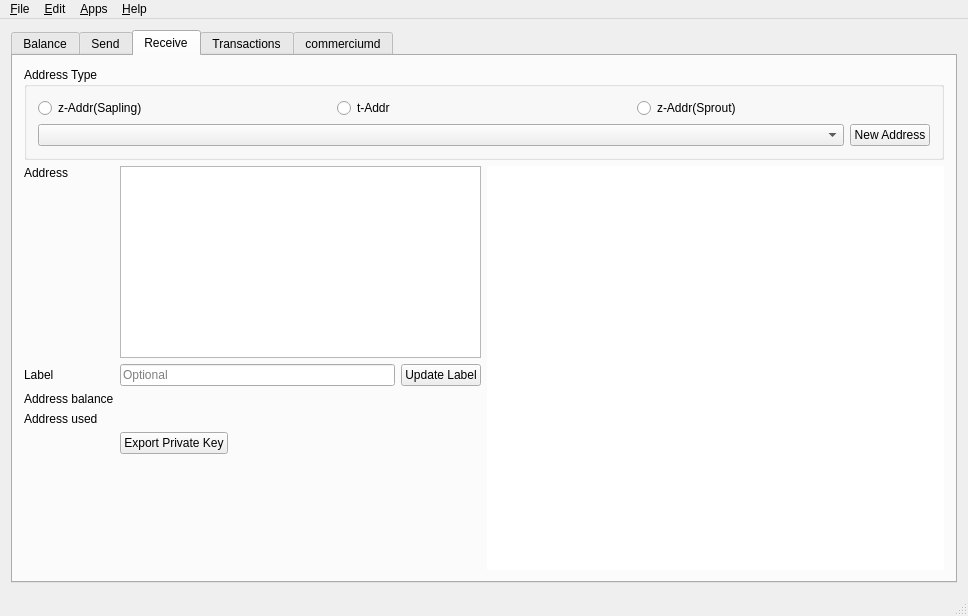
<?xml version="1.0" encoding="UTF-8"?>
<ui version="4.0">
 <class>MainWindow</class>
 <widget class="QMainWindow" name="MainWindow">
  <property name="geometry">
   <rect>
    <x>0</x>
    <y>0</y>
    <width>968</width>
    <height>616</height>
   </rect>
  </property>
  <property name="windowTitle">
   <string>cmm-qt-wallet</string>
  </property>
  <property name="windowIcon">
   <iconset resource="../application.qrc">
    <normaloff>:/icons/res/icon.ico</normaloff>:/icons/res/icon.ico</iconset>
  </property>
  <widget class="QWidget" name="centralWidget">
   <layout class="QGridLayout" name="gridLayout_3">
    <item row="0" column="0">
     <widget class="QTabWidget" name="tabWidget">
      <property name="currentIndex">
       <number>2</number>
      </property>
      <widget class="QWidget" name="tab">
       <attribute name="title">
        <string>Balance</string>
       </attribute>
       <layout class="QGridLayout" name="gridLayout_2">
        <item row="0" column="0">
         <layout class="QHBoxLayout" name="horizontalLayout_5">
          <item>
           <widget class="QGroupBox" name="groupBox">
            <property name="minimumSize">
             <size>
              <width>250</width>
              <height>0</height>
             </size>
            </property>
            <property name="title">
             <string>Summary</string>
            </property>
            <property name="flat">
             <bool>false</bool>
            </property>
            <layout class="QGridLayout" name="gridLayout">
             <item row="0" column="0">
              <layout class="QVBoxLayout" name="verticalLayout">
               <item>
                <layout class="QHBoxLayout" name="horizontalLayout">
                 <item>
                  <widget class="QLabel" name="label">
                   <property name="sizePolicy">
                    <sizepolicy hsizetype="Minimum" vsizetype="Preferred">
                     <horstretch>0</horstretch>
                     <verstretch>0</verstretch>
                    </sizepolicy>
                   </property>
                   <property name="text">
                    <string>Shielded</string>
                   </property>
                  </widget>
                 </item>
                 <item>
                  <widget class="QLabel" name="balSheilded">
                   <property name="text">
                    <string/>
                   </property>
                   <property name="alignment">
                    <set>Qt::AlignRight|Qt::AlignTrailing|Qt::AlignVCenter</set>
                   </property>
                  </widget>
                 </item>
                </layout>
               </item>
               <item>
                <layout class="QHBoxLayout" name="horizontalLayout_2">
                 <item>
                  <widget class="QLabel" name="label_2">
                   <property name="sizePolicy">
                    <sizepolicy hsizetype="Minimum" vsizetype="Preferred">
                     <horstretch>0</horstretch>
                     <verstretch>0</verstretch>
                    </sizepolicy>
                   </property>
                   <property name="text">
                    <string>Transparent</string>
                   </property>
                  </widget>
                 </item>
                 <item>
                  <widget class="QLabel" name="balTransparent">
                   <property name="text">
                    <string/>
                   </property>
                   <property name="alignment">
                    <set>Qt::AlignRight|Qt::AlignTrailing|Qt::AlignVCenter</set>
                   </property>
                  </widget>
                 </item>
                </layout>
               </item>
               <item>
                <widget class="Line" name="line">
                 <property name="orientation">
                  <enum>Qt::Horizontal</enum>
                 </property>
                </widget>
               </item>
               <item>
                <layout class="QHBoxLayout" name="horizontalLayout_3">
                 <item>
                  <widget class="QLabel" name="label_3">
                   <property name="sizePolicy">
                    <sizepolicy hsizetype="Minimum" vsizetype="Preferred">
                     <horstretch>0</horstretch>
                     <verstretch>0</verstretch>
                    </sizepolicy>
                   </property>
                   <property name="font">
                    <font>
                     <weight>75</weight>
                     <bold>true</bold>
                    </font>
                   </property>
                   <property name="text">
                    <string>Total</string>
                   </property>
                  </widget>
                 </item>
                 <item>
                  <widget class="QLabel" name="balTotal">
                   <property name="font">
                    <font>
                     <weight>75</weight>
                     <bold>true</bold>
                    </font>
                   </property>
                   <property name="text">
                    <string/>
                   </property>
                   <property name="alignment">
                    <set>Qt::AlignRight|Qt::AlignTrailing|Qt::AlignVCenter</set>
                   </property>
                  </widget>
                 </item>
                </layout>
               </item>
               <item>
                <spacer name="verticalSpacer">
                 <property name="orientation">
                  <enum>Qt::Vertical</enum>
                 </property>
                 <property name="sizeHint" stdset="0">
                  <size>
                   <width>20</width>
                   <height>40</height>
                  </size>
                 </property>
                </spacer>
               </item>
               <item>
                <widget class="QLabel" name="unconfirmedWarning">
                 <property name="sizePolicy">
                  <sizepolicy hsizetype="Minimum" vsizetype="Preferred">
                   <horstretch>0</horstretch>
                   <verstretch>0</verstretch>
                  </sizepolicy>
                 </property>
                 <property name="styleSheet">
                  <string notr="true">color: red;</string>
                 </property>
                 <property name="text">
                  <string>Some transactions are not yet confirmed</string>
                 </property>
                </widget>
               </item>
              </layout>
             </item>
            </layout>
           </widget>
          </item>
          <item>
           <widget class="QGroupBox" name="groupBox_2">
            <property name="sizePolicy">
             <sizepolicy hsizetype="Expanding" vsizetype="Preferred">
              <horstretch>0</horstretch>
              <verstretch>0</verstretch>
             </sizepolicy>
            </property>
            <property name="title">
             <string>Address Balances</string>
            </property>
            <layout class="QHBoxLayout" name="horizontalLayout_4">
             <property name="spacing">
              <number>6</number>
             </property>
             <property name="leftMargin">
              <number>0</number>
             </property>
             <property name="topMargin">
              <number>0</number>
             </property>
             <property name="rightMargin">
              <number>0</number>
             </property>
             <property name="bottomMargin">
              <number>0</number>
             </property>
             <item>
              <widget class="QTableView" name="balancesTable">
               <property name="selectionMode">
                <enum>QAbstractItemView::SingleSelection</enum>
               </property>
               <property name="selectionBehavior">
                <enum>QAbstractItemView::SelectRows</enum>
               </property>
               <property name="cornerButtonEnabled">
                <bool>false</bool>
               </property>
               <attribute name="horizontalHeaderShowSortIndicator" stdset="0">
                <bool>false</bool>
               </attribute>
               <attribute name="horizontalHeaderStretchLastSection">
                <bool>true</bool>
               </attribute>
               <attribute name="verticalHeaderVisible">
                <bool>false</bool>
               </attribute>
              </widget>
             </item>
            </layout>
           </widget>
          </item>
         </layout>
        </item>
       </layout>
      </widget>
      <widget class="QWidget" name="tab_2">
       <attribute name="title">
        <string>Send</string>
       </attribute>
       <layout class="QVBoxLayout" name="verticalLayout_4">
        <item>
         <widget class="QGroupBox" name="groupBox_4">
          <property name="autoFillBackground">
           <bool>false</bool>
          </property>
          <property name="title">
           <string>From</string>
          </property>
          <property name="flat">
           <bool>false</bool>
          </property>
          <layout class="QVBoxLayout" name="verticalLayout_6">
           <item>
            <layout class="QHBoxLayout" name="horizontalLayout_8">
             <item>
              <widget class="AddressCombo" name="inputsCombo"/>
             </item>
            </layout>
           </item>
           <item>
            <layout class="QHBoxLayout" name="horizontalLayout_15">
             <item>
              <widget class="QLabel" name="label_5">
               <property name="text">
                <string>Address Balance</string>
               </property>
              </widget>
             </item>
             <item>
              <widget class="QLineEdit" name="sendAddressBalance">
               <property name="sizePolicy">
                <sizepolicy hsizetype="Preferred" vsizetype="Fixed">
                 <horstretch>0</horstretch>
                 <verstretch>0</verstretch>
                </sizepolicy>
               </property>
               <property name="alignment">
                <set>Qt::AlignRight|Qt::AlignTrailing|Qt::AlignVCenter</set>
               </property>
               <property name="readOnly">
                <bool>true</bool>
               </property>
              </widget>
             </item>
             <item>
              <widget class="QLabel" name="sendAddressBalanceUSD">
               <property name="text">
                <string/>
               </property>
              </widget>
             </item>
             <item>
              <spacer name="horizontalSpacer_6">
               <property name="orientation">
                <enum>Qt::Horizontal</enum>
               </property>
               <property name="sizeHint" stdset="0">
                <size>
                 <width>40</width>
                 <height>20</height>
                </size>
               </property>
              </spacer>
             </item>
            </layout>
           </item>
          </layout>
         </widget>
        </item>
        <item>
         <widget class="QGroupBox" name="groupBox_3">
          <property name="title">
           <string>Send To</string>
          </property>
          <property name="flat">
           <bool>false</bool>
          </property>
          <layout class="QVBoxLayout" name="verticalLayout_3">
           <property name="leftMargin">
            <number>0</number>
           </property>
           <property name="topMargin">
            <number>0</number>
           </property>
           <property name="rightMargin">
            <number>0</number>
           </property>
           <property name="bottomMargin">
            <number>0</number>
           </property>
           <item>
            <widget class="QScrollArea" name="sendToScrollArea">
             <property name="sizeAdjustPolicy">
              <enum>QAbstractScrollArea::AdjustToContents</enum>
             </property>
             <property name="widgetResizable">
              <bool>true</bool>
             </property>
             <widget class="QWidget" name="sendToWidgets">
              <property name="geometry">
               <rect>
                <x>0</x>
                <y>0</y>
                <width>890</width>
                <height>311</height>
               </rect>
              </property>
              <layout class="QVBoxLayout" name="sendToLayout">
               <item>
                <widget class="QGroupBox" name="verticalGroupBox">
                 <property name="title">
                  <string>Recipient</string>
                 </property>
                 <layout class="QVBoxLayout" name="sendAddressLayout">
                  <item>
                   <layout class="QHBoxLayout" name="horizontalLayout_12">
                    <item>
                     <widget class="QLabel" name="label_4">
                      <property name="text">
                       <string>Address</string>
                      </property>
                     </widget>
                    </item>
                    <item>
                     <widget class="QLineEdit" name="Address1">
                      <property name="placeholderText">
                       <string>Address</string>
                      </property>
                     </widget>
                    </item>
                    <item>
                     <widget class="QPushButton" name="AddressBook1">
                      <property name="text">
                       <string>Address Book</string>
                      </property>
                     </widget>
                    </item>
                   </layout>
                  </item>
                  <item>
                   <layout class="QHBoxLayout" name="horizontalLayout_13">
                    <item>
                     <widget class="QLabel" name="label_6">
                      <property name="text">
                       <string>Amount</string>
                      </property>
                     </widget>
                    </item>
                    <item>
                     <widget class="QLineEdit" name="Amount1">
                      <property name="baseSize">
                       <size>
                        <width>200</width>
                        <height>0</height>
                       </size>
                      </property>
                      <property name="alignment">
                       <set>Qt::AlignRight|Qt::AlignTrailing|Qt::AlignVCenter</set>
                      </property>
                      <property name="placeholderText">
                       <string>Amount</string>
                      </property>
                     </widget>
                    </item>
                    <item>
                     <widget class="QLabel" name="AmtUSD1">
                      <property name="text">
                       <string/>
                      </property>
                     </widget>
                    </item>
                    <item>
                     <widget class="QCheckBox" name="Max1">
                      <property name="text">
                       <string>Max Available</string>
                      </property>
                     </widget>
                    </item>
                    <item>
                     <spacer name="horizontalSpacer_4">
                      <property name="orientation">
                       <enum>Qt::Horizontal</enum>
                      </property>
                      <property name="sizeHint" stdset="0">
                       <size>
                        <width>40</width>
                        <height>20</height>
                       </size>
                      </property>
                     </spacer>
                    </item>
                    <item>
                     <widget class="QPushButton" name="MemoBtn1">
                      <property name="enabled">
                       <bool>true</bool>
                      </property>
                      <property name="toolTip">
                       <string/>
                      </property>
                      <property name="text">
                       <string>Memo</string>
                      </property>
                     </widget>
                    </item>
                   </layout>
                  </item>
                  <item>
                   <widget class="QLabel" name="MemoTxt1">
                    <property name="font">
                     <font>
                      <pointsize>10</pointsize>
                     </font>
                    </property>
                    <property name="text">
                     <string/>
                    </property>
                    <property name="wordWrap">
                     <bool>true</bool>
                    </property>
                   </widget>
                  </item>
                 </layout>
                </widget>
               </item>
               <item>
                <layout class="QHBoxLayout" name="horizontalLayout_7">
                 <item>
                  <spacer name="horizontalSpacer_2">
                   <property name="orientation">
                    <enum>Qt::Horizontal</enum>
                   </property>
                   <property name="sizeHint" stdset="0">
                    <size>
                     <width>40</width>
                     <height>20</height>
                    </size>
                   </property>
                  </spacer>
                 </item>
                 <item>
                  <widget class="QPushButton" name="addAddressButton">
                   <property name="baseSize">
                    <size>
                     <width>200</width>
                     <height>0</height>
                    </size>
                   </property>
                   <property name="text">
                    <string>Add Recipient</string>
                   </property>
                  </widget>
                 </item>
                 <item>
                  <spacer name="horizontalSpacer_3">
                   <property name="orientation">
                    <enum>Qt::Horizontal</enum>
                   </property>
                   <property name="sizeHint" stdset="0">
                    <size>
                     <width>40</width>
                     <height>20</height>
                    </size>
                   </property>
                  </spacer>
                 </item>
                </layout>
               </item>
               <item>
                <spacer name="verticalSpacer_2">
                 <property name="orientation">
                  <enum>Qt::Vertical</enum>
                 </property>
                 <property name="sizeHint" stdset="0">
                  <size>
                   <width>20</width>
                   <height>40</height>
                  </size>
                 </property>
                </spacer>
               </item>
              </layout>
             </widget>
            </widget>
           </item>
          </layout>
         </widget>
        </item>
        <item>
         <layout class="QHBoxLayout" name="horizontalLayout_6">
          <item>
           <widget class="QLabel" name="minerFeeLabel">
            <property name="text">
             <string>Miner Fee</string>
            </property>
           </widget>
          </item>
          <item>
           <widget class="QLineEdit" name="minerFeeAmt">
            <property name="sizePolicy">
             <sizepolicy hsizetype="Preferred" vsizetype="Fixed">
              <horstretch>0</horstretch>
              <verstretch>0</verstretch>
             </sizepolicy>
            </property>
            <property name="text">
             <string>0</string>
            </property>
           </widget>
          </item>
          <item>
           <widget class="QLabel" name="lblMinerFeeUSD">
            <property name="text">
             <string/>
            </property>
           </widget>
          </item>
          <item>
           <spacer name="horizontalSpacer">
            <property name="orientation">
             <enum>Qt::Horizontal</enum>
            </property>
            <property name="sizeHint" stdset="0">
             <size>
              <width>40</width>
              <height>20</height>
             </size>
            </property>
           </spacer>
          </item>
          <item>
           <widget class="QPushButton" name="sendTransactionButton">
            <property name="baseSize">
             <size>
              <width>100</width>
              <height>0</height>
             </size>
            </property>
            <property name="text">
             <string>Send</string>
            </property>
            <property name="flat">
             <bool>false</bool>
            </property>
           </widget>
          </item>
          <item>
           <widget class="QPushButton" name="cancelSendButton">
            <property name="baseSize">
             <size>
              <width>100</width>
              <height>0</height>
             </size>
            </property>
            <property name="text">
             <string>Cancel</string>
            </property>
           </widget>
          </item>
         </layout>
        </item>
       </layout>
      </widget>
      <widget class="QWidget" name="tab_3">
       <attribute name="title">
        <string>Receive</string>
       </attribute>
       <layout class="QVBoxLayout" name="verticalLayout_5">
        <item>
         <layout class="QVBoxLayout" name="verticalLayout_8">
          <item>
           <widget class="QGroupBox" name="groupBox_6">
            <property name="title">
             <string>Address Type</string>
            </property>
            <property name="flat">
             <bool>false</bool>
            </property>
            <property name="checkable">
             <bool>false</bool>
            </property>
            <layout class="QVBoxLayout" name="verticalLayout_9">
             <item>
              <layout class="QHBoxLayout" name="horizontalLayout_9">
               <item>
                <widget class="QRadioButton" name="rdioZSAddr">
                 <property name="text">
                  <string>z-Addr(Sapling)</string>
                 </property>
                </widget>
               </item>
               <item>
                <widget class="QRadioButton" name="rdioTAddr">
                 <property name="sizePolicy">
                  <sizepolicy hsizetype="Preferred" vsizetype="Fixed">
                   <horstretch>0</horstretch>
                   <verstretch>0</verstretch>
                  </sizepolicy>
                 </property>
                 <property name="text">
                  <string>t-Addr</string>
                 </property>
                </widget>
               </item>
               <item>
                <widget class="QRadioButton" name="rdioZAddr">
                 <property name="text">
                  <string>z-Addr(Sprout)</string>
                 </property>
                </widget>
               </item>
              </layout>
             </item>
             <item>
              <layout class="QHBoxLayout" name="horizontalLayout_10">
               <item>
                <widget class="AddressCombo" name="listRecieveAddresses">
                 <property name="sizePolicy">
                  <sizepolicy hsizetype="Expanding" vsizetype="Fixed">
                   <horstretch>0</horstretch>
                   <verstretch>0</verstretch>
                  </sizepolicy>
                 </property>
                 <property name="duplicatesEnabled">
                  <bool>false</bool>
                 </property>
                </widget>
               </item>
               <item>
                <widget class="QPushButton" name="btnRecieveNewAddr">
                 <property name="text">
                  <string>New Address</string>
                 </property>
                </widget>
               </item>
              </layout>
             </item>
            </layout>
           </widget>
          </item>
          <item>
           <layout class="QHBoxLayout" name="horizontalLayout_11">
            <item>
             <layout class="QVBoxLayout" name="verticalLayout_10">
              <item>
               <layout class="QGridLayout" name="gridLayout_4">
                <item row="1" column="0">
                 <widget class="QLabel" name="label_7">
                  <property name="text">
                   <string>Label</string>
                  </property>
                 </widget>
                </item>
                <item row="1" column="2">
                 <widget class="QPushButton" name="rcvUpdateLabel">
                  <property name="text">
                   <string>Update Label</string>
                  </property>
                 </widget>
                </item>
                <item row="2" column="1" colspan="2">
                 <widget class="QLabel" name="rcvBal">
                  <property name="text">
                   <string/>
                  </property>
                 </widget>
                </item>
                <item row="2" column="0">
                 <widget class="QLabel" name="label_21">
                  <property name="text">
                   <string>Address balance</string>
                  </property>
                 </widget>
                </item>
                <item row="1" column="1">
                 <widget class="QLineEdit" name="rcvLabel">
                  <property name="maxLength">
                   <number>40</number>
                  </property>
                  <property name="placeholderText">
                   <string>Optional</string>
                  </property>
                 </widget>
                </item>
                <item row="0" column="1" colspan="2">
                 <widget class="QPlainTextEdit" name="txtRecieve">
                  <property name="sizePolicy">
                   <sizepolicy hsizetype="Expanding" vsizetype="Preferred">
                    <horstretch>0</horstretch>
                    <verstretch>0</verstretch>
                   </sizepolicy>
                  </property>
                  <property name="readOnly">
                   <bool>true</bool>
                  </property>
                 </widget>
                </item>
                <item row="0" column="0">
                 <widget class="QLabel" name="label_10">
                  <property name="text">
                   <string>Address</string>
                  </property>
                  <property name="alignment">
                   <set>Qt::AlignLeading|Qt::AlignLeft|Qt::AlignTop</set>
                  </property>
                 </widget>
                </item>
                <item row="4" column="1" colspan="2">
                 <layout class="QHBoxLayout" name="horizontalLayout_16">
                  <item>
                   <widget class="QPushButton" name="exportKey">
                    <property name="text">
                     <string>Export Private Key</string>
                    </property>
                   </widget>
                  </item>
                  <item>
                   <spacer name="horizontalSpacer_5">
                    <property name="orientation">
                     <enum>Qt::Horizontal</enum>
                    </property>
                    <property name="sizeHint" stdset="0">
                     <size>
                      <width>40</width>
                      <height>20</height>
                     </size>
                    </property>
                   </spacer>
                  </item>
                 </layout>
                </item>
                <item row="3" column="0">
                 <widget class="QLabel" name="label_15">
                  <property name="text">
                   <string>Address used</string>
                  </property>
                 </widget>
                </item>
                <item row="3" column="1" colspan="2">
                 <widget class="QLabel" name="lblUsed">
                  <property name="text">
                   <string notr="true"/>
                  </property>
                 </widget>
                </item>
               </layout>
              </item>
              <item>
               <spacer name="verticalSpacer_5">
                <property name="orientation">
                 <enum>Qt::Vertical</enum>
                </property>
                <property name="sizeHint" stdset="0">
                 <size>
                  <width>20</width>
                  <height>40</height>
                 </size>
                </property>
               </spacer>
              </item>
             </layout>
            </item>
            <item>
             <widget class="QRCodeLabel" name="qrcodeDisplay">
              <property name="sizePolicy">
               <sizepolicy hsizetype="Expanding" vsizetype="Expanding">
                <horstretch>0</horstretch>
                <verstretch>0</verstretch>
               </sizepolicy>
              </property>
              <property name="styleSheet">
               <string notr="true">background-color: #fff</string>
              </property>
              <property name="text">
               <string/>
              </property>
             </widget>
            </item>
           </layout>
          </item>
         </layout>
        </item>
       </layout>
      </widget>
      <widget class="QWidget" name="tab_4">
       <attribute name="title">
        <string>Transactions</string>
       </attribute>
       <layout class="QVBoxLayout" name="verticalLayout_2">
        <item>
         <widget class="QTableView" name="transactionsTable">
          <property name="selectionMode">
           <enum>QAbstractItemView::SingleSelection</enum>
          </property>
          <property name="selectionBehavior">
           <enum>QAbstractItemView::SelectRows</enum>
          </property>
         </widget>
        </item>
       </layout>
      </widget>
      <widget class="QWidget" name="tab_5">
       <attribute name="title">
        <string>commerciumd</string>
       </attribute>
       <layout class="QVBoxLayout" name="verticalLayout_7">
        <item>
         <layout class="QHBoxLayout" name="horizontalLayout_14">
          <item>
           <widget class="FilledIconLabel" name="commerciumdlogo">
            <property name="sizePolicy">
             <sizepolicy hsizetype="Expanding" vsizetype="Expanding">
              <horstretch>0</horstretch>
              <verstretch>0</verstretch>
             </sizepolicy>
            </property>
            <property name="text">
             <string/>
            </property>
            <property name="scaledContents">
             <bool>false</bool>
            </property>
           </widget>
          </item>
          <item>
           <widget class="QGroupBox" name="groupBox_5">
            <property name="title">
             <string/>
            </property>
            <layout class="QGridLayout" name="gridLayout_5">
             <item row="5" column="0" colspan="3">
              <widget class="QLabel" name="label_14">
               <property name="text">
                <string>You are currently not mining</string>
               </property>
              </widget>
             </item>
             <item row="6" column="0">
              <spacer name="verticalSpacer_4">
               <property name="orientation">
                <enum>Qt::Vertical</enum>
               </property>
               <property name="sizeHint" stdset="0">
                <size>
                 <width>20</width>
                 <height>40</height>
                </size>
               </property>
              </spacer>
             </item>
             <item row="2" column="2">
              <widget class="QLabel" name="numconnections">
               <property name="text">
                <string>Loading...</string>
               </property>
              </widget>
             </item>
             <item row="1" column="0">
              <widget class="QLabel" name="heightLabel">
               <property name="text">
                <string>Block height</string>
               </property>
              </widget>
             </item>
             <item row="3" column="2">
              <widget class="QLabel" name="solrate">
               <property name="text">
                <string>Loading...</string>
               </property>
              </widget>
             </item>
             <item row="3" column="0">
              <widget class="QLabel" name="label_12">
               <property name="text">
                <string>Network solution rate</string>
               </property>
              </widget>
             </item>
             <item row="2" column="0">
              <widget class="QLabel" name="label_8">
               <property name="text">
                <string>Connections</string>
               </property>
              </widget>
             </item>
             <item row="1" column="2">
              <widget class="QLabel" name="blockheight">
               <property name="text">
                <string>Loading...</string>
               </property>
              </widget>
             </item>
             <item row="4" column="0" colspan="3">
              <widget class="Line" name="line_2">
               <property name="orientation">
                <enum>Qt::Horizontal</enum>
               </property>
              </widget>
             </item>
             <item row="0" column="0">
              <spacer name="verticalSpacer_3">
               <property name="orientation">
                <enum>Qt::Vertical</enum>
               </property>
               <property name="sizeHint" stdset="0">
                <size>
                 <width>20</width>
                 <height>40</height>
                </size>
               </property>
              </spacer>
             </item>
             <item row="3" column="1">
              <widget class="QLabel" name="label_9">
               <property name="text">
                <string>|</string>
               </property>
              </widget>
             </item>
             <item row="2" column="1">
              <widget class="QLabel" name="label_11">
               <property name="text">
                <string>|</string>
               </property>
              </widget>
             </item>
             <item row="1" column="1">
              <widget class="QLabel" name="label_13">
               <property name="text">
                <string>|</string>
               </property>
              </widget>
             </item>
            </layout>
           </widget>
          </item>
         </layout>
        </item>
       </layout>
      </widget>
     </widget>
    </item>
   </layout>
  </widget>
  <widget class="QMenuBar" name="menuBar">
   <property name="geometry">
    <rect>
     <x>0</x>
     <y>0</y>
     <width>968</width>
     <height>22</height>
    </rect>
   </property>
   <widget class="QMenu" name="menuFile">
    <property name="title">
     <string>&amp;File</string>
    </property>
    <addaction name="actionImport_Private_Key"/>
    <addaction name="actionExport_All_Private_Keys"/>
    <addaction name="actionBackup_wallet_dat"/>
    <addaction name="separator"/>
    <addaction name="actionExport_transactions"/>
    <addaction name="separator"/>
    <addaction name="actionExit"/>
   </widget>
   <widget class="QMenu" name="menuHelp">
    <property name="title">
     <string>&amp;Help</string>
    </property>
    <addaction name="actionDonate"/>
    <addaction name="actionCheck_for_Updates"/>
    <addaction name="actionAbout"/>
   </widget>
   <widget class="QMenu" name="menuApps">
    <property name="title">
     <string>&amp;Apps</string>
    </property>
    <addaction name="actionTurnstile_Migration"/>
    <addaction name="actionz_board_net"/>
   </widget>
   <widget class="QMenu" name="menu_Edit">
    <property name="title">
     <string>&amp;Edit</string>
    </property>
    <addaction name="action_Address_Book"/>
    <addaction name="actionSettings"/>
   </widget>
   <addaction name="menuFile"/>
   <addaction name="menu_Edit"/>
   <addaction name="menuApps"/>
   <addaction name="menuHelp"/>
  </widget>
  <widget class="QStatusBar" name="statusBar"/>
  <action name="actionExit">
   <property name="text">
    <string>E&amp;xit</string>
   </property>
  </action>
  <action name="actionAbout">
   <property name="text">
    <string>&amp;About</string>
   </property>
  </action>
  <action name="actionSettings">
   <property name="text">
    <string>&amp;Settings</string>
   </property>
   <property name="shortcut">
    <string>Ctrl+P</string>
   </property>
  </action>
  <action name="actionDonate">
   <property name="text">
    <string>&amp;Donate</string>
   </property>
  </action>
  <action name="actionCheck_for_Updates">
   <property name="text">
    <string>Check github.com for &amp;updates</string>
   </property>
  </action>
  <action name="actionTurnstile_Migration">
   <property name="text">
    <string>Sapling &amp;turnstile</string>
   </property>
   <property name="shortcut">
    <string>Ctrl+A, Ctrl+T</string>
   </property>
  </action>
  <action name="actionImport_Private_Key">
   <property name="text">
    <string>&amp;Import private key</string>
   </property>
  </action>
  <action name="actionExport_All_Private_Keys">
   <property name="text">
    <string>&amp;Export all private keys</string>
   </property>
  </action>
  <action name="actionz_board_net">
   <property name="text">
    <string>&amp;z-board.net</string>
   </property>
   <property name="shortcut">
    <string>Ctrl+A, Ctrl+Z</string>
   </property>
  </action>
  <action name="action_Address_Book">
   <property name="text">
    <string>Address &amp;book</string>
   </property>
   <property name="shortcut">
    <string>Ctrl+B</string>
   </property>
  </action>
  <action name="actionBackup_wallet_dat">
   <property name="text">
    <string>&amp;Backup wallet.dat</string>
   </property>
  </action>
  <action name="actionExport_transactions">
   <property name="text">
    <string>Export transactions</string>
   </property>
  </action>
 </widget>
 <layoutdefault spacing="6" margin="11"/>
 <customwidgets>
  <customwidget>
   <class>QRCodeLabel</class>
   <extends>QLabel</extends>
   <header>qrcodelabel.h</header>
  </customwidget>
  <customwidget>
   <class>FilledIconLabel</class>
   <extends>QLabel</extends>
   <header>fillediconlabel.h</header>
  </customwidget>
  <customwidget>
   <class>AddressCombo</class>
   <extends>QComboBox</extends>
   <header>addresscombo.h</header>
  </customwidget>
 </customwidgets>
 <tabstops>
  <tabstop>tabWidget</tabstop>
  <tabstop>inputsCombo</tabstop>
  <tabstop>Address1</tabstop>
  <tabstop>Amount1</tabstop>
  <tabstop>Max1</tabstop>
  <tabstop>AddressBook1</tabstop>
  <tabstop>MemoBtn1</tabstop>
  <tabstop>addAddressButton</tabstop>
  <tabstop>sendTransactionButton</tabstop>
  <tabstop>cancelSendButton</tabstop>
  <tabstop>rdioZSAddr</tabstop>
  <tabstop>rdioTAddr</tabstop>
  <tabstop>rdioZAddr</tabstop>
  <tabstop>listRecieveAddresses</tabstop>
  <tabstop>btnRecieveNewAddr</tabstop>
  <tabstop>txtRecieve</tabstop>
  <tabstop>rcvLabel</tabstop>
  <tabstop>rcvUpdateLabel</tabstop>
  <tabstop>transactionsTable</tabstop>
  <tabstop>balancesTable</tabstop>
  <tabstop>minerFeeAmt</tabstop>
  <tabstop>sendAddressBalance</tabstop>
  <tabstop>sendToScrollArea</tabstop>
 </tabstops>
 <resources>
  <include location="../application.qrc"/>
 </resources>
 <connections/>
</ui>
